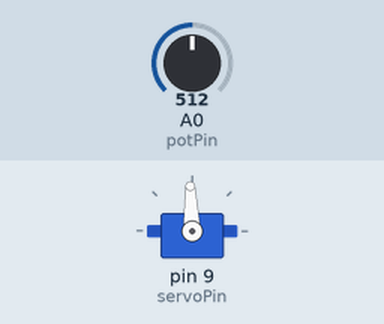
Simulated run of this sketch. Board: Arduino Uno, built with avr-gcc and run on an emulated ATmega328P. On the bench: servo. The test bench sets the inputs (shaded band); at power-on: A0 (potPin) = 512.

Above: at 1.2 s.
1.3 s: A0 (potPin) set to 716
At 2.3 s:
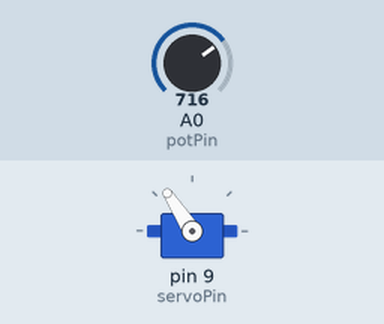
2.8 s: A0 (potPin) set to 900
At 3.5 s:
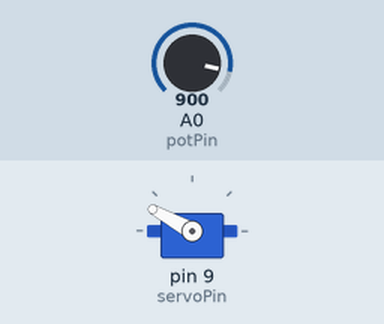
4.3 s: A0 (potPin) set to 1023
At 4.6 s:
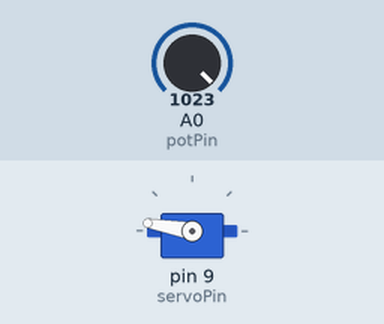
5.8 s: A0 (potPin) set to 306
At 6.9 s:
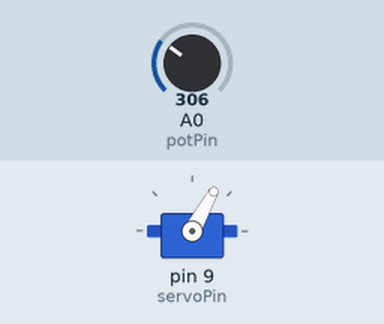
7.3 s: A0 (potPin) set to 122
At 8.1 s:
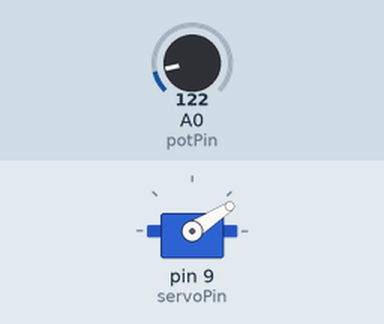
8.8 s: A0 (potPin) set to 511
At 9.2 s:
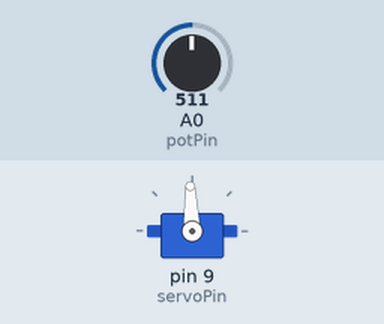
Timing chart, 0 to 11.3 s (numbered marks = the images above; inputs shaded):
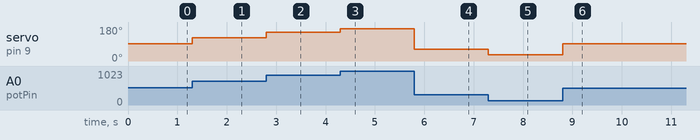

Measured:
- after the input at 1.3 s, servo on pin 9 (servoPin): 92° → 123° at once
- after the input at 2.8 s, servo on pin 9 (servoPin): 123° → 151° at once
- after the input at 4.3 s, servo on pin 9 (servoPin): 151° → 170° at once
- after the input at 5.8 s, servo on pin 9 (servoPin): 170° → 61° at once
- after the input at 7.3 s, servo on pin 9 (servoPin): 61° → 33° at once
- after the input at 8.8 s, servo on pin 9 (servoPin): 33° → 92° at once

The sketch:

Day16.ino
```cpp
#include <Servo.h>   //loading the servo library
int pos=0;  //declare and initialise the position variable
int servoPin=9; //the pin the servo is hooked to
int servoDelay=25;  //wait
int potReading; //the variable from the potentiometer
int potPin=A0;

Servo myServo; //create a servo object

void setup() {  //this will only put it in this position

  Serial.begin(9600);
  myServo.attach(servoPin); //where the servo to what the servo is attached to

}

void loop() {
  potReading = analogRead(potPin);  //read the value and put in the the variable

  pos = (155./1023.)*potReading +15;  //calculate position based on the potentiometer value
  myServo.write(pos);   //write the value on the pot to the servo

}
```
